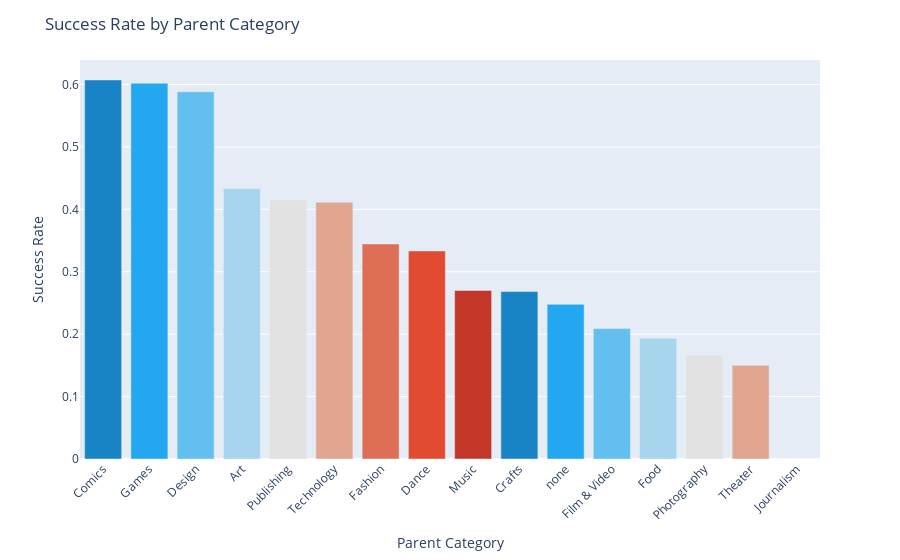

Write notebook code for a chart like this one.
### Code cell
targetCol_success_compare("Parent Category")

### Figure 1 — Plotly figure (JSON) as saved in the notebook; plotly's stock layout.template omitted (floating-point values rounded to 4 significant figures)
{"data": [{"alignmentgroup": "True", "hovertemplate": "Parent Category=%{x}<br>y=%{y}<extra></extra>", "legendgroup": "Comics", "marker": {"color": "#1984c5", "pattern": {"shape": ""}}, "name": "Comics", "offsetgroup": "Comics", "orientation": "v", "showlegend": true, "textposition": "auto", "type": "bar", "x": ["Comics"], "xaxis": "x", "y": [0.6073], "yaxis": "y"}, {"alignmentgroup": "True", "hovertemplate": "Parent Category=%{x}<br>y=%{y}<extra></extra>", "legendgroup": "Games", "marker": {"color": "#22a7f0", "pattern": {"shape": ""}}, "name": "Games", "offsetgroup": "Games", "orientation": "v", "showlegend": true, "textposition": "auto", "type": "bar", "x": ["Games"], "xaxis": "x", "y": [0.602], "yaxis": "y"}, {"alignmentgroup": "True", "hovertemplate": "Parent Category=%{x}<br>y=%{y}<extra></extra>", "legendgroup": "Design", "marker": {"color": "#63bff0", "pattern": {"shape": ""}}, "name": "Design", "offsetgroup": "Design", "orientation": "v", "showlegend": true, "textposition": "auto", "type": "bar", "x": ["Design"], "xaxis": "x", "y": [0.5882], "yaxis": "y"}, {"alignmentgroup": "True", "hovertemplate": "Parent Category=%{x}<br>y=%{y}<extra></extra>", "legendgroup": "Art", "marker": {"color": "#a7d5ed", "pattern": {"shape": ""}}, "name": "Art", "offsetgroup": "Art", "orientation": "v", "showlegend": true, "textposition": "auto", "type": "bar", "x": ["Art"], "xaxis": "x", "y": [0.4332], "yaxis": "y"}, {"alignmentgroup": "True", "hovertemplate": "Parent Category=%{x}<br>y=%{y}<extra></extra>", "legendgroup": "Publishing", "marker": {"color": "#e2e2e2", "pattern": {"shape": ""}}, "name": "Publishing", "offsetgroup": "Publishing", "orientation": "v", "showlegend": true, "textposition": "auto", "type": "bar", "x": ["Publishing"], "xaxis": "x", "y": [0.415], "yaxis": "y"}, {"alignmentgroup": "True", "hovertemplate": "Parent Category=%{x}<br>y=%{y}<extra></extra>", "legendgroup": "Technology", "marker": {"color": "#e1a692", "pattern": {"shape": ""}}, "name": "Technology", "offsetgroup": "Technology", "orientation": "v", "showlegend": true, "textposition": "auto", "type": "bar", "x": ["Technology"], "xaxis": "x", "y": [0.4115], "yaxis": "y"}, {"alignmentgroup": "True", "hovertemplate": "Parent Category=%{x}<br>y=%{y}<extra></extra>", "legendgroup": "Fashion", "marker": {"color": "#de6e56", "pattern": {"shape": ""}}, "name": "Fashion", "offsetgroup": "Fashion", "orientation": "v", "showlegend": true, "textposition": "auto", "type": "bar", "x": ["Fashion"], "xaxis": "x", "y": [0.3445], "yaxis": "y"}, {"alignmentgroup": "True", "hovertemplate": "Parent Category=%{x}<br>y=%{y}<extra></extra>", "legendgroup": "Dance", "marker": {"color": "#e14b31", "pattern": {"shape": ""}}, "name": "Dance", "offsetgroup": "Dance", "orientation": "v", "showlegend": true, "textposition": "auto", "type": "bar", "x": ["Dance"], "xaxis": "x", "y": [0.3333], "yaxis": "y"}, {"alignmentgroup": "True", "hovertemplate": "Parent Category=%{x}<br>y=%{y}<extra></extra>", "legendgroup": "Music", "marker": {"color": "#c23728", "pattern": {"shape": ""}}, "name": "Music", "offsetgroup": "Music", "orientation": "v", "showlegend": true, "textposition": "auto", "type": "bar", "x": ["Music"], "xaxis": "x", "y": [0.2699], "yaxis": "y"}, {"alignmentgroup": "True", "hovertemplate": "Parent Category=%{x}<br>y=%{y}<extra></extra>", "legendgroup": "Crafts", "marker": {"color": "#1984c5", "pattern": {"shape": ""}}, "name": "Crafts", "offsetgroup": "Crafts", "orientation": "v", "showlegend": true, "textposition": "auto", "type": "bar", "x": ["Crafts"], "xaxis": "x", "y": [0.2683], "yaxis": "y"}, {"alignmentgroup": "True", "hovertemplate": "Parent Category=%{x}<br>y=%{y}<extra></extra>", "legendgroup": "none", "marker": {"color": "#22a7f0", "pattern": {"shape": ""}}, "name": "none", "offsetgroup": "none", "orientation": "v", "showlegend": true, "textposition": "auto", "type": "bar", "x": ["none"], "xaxis": "x", "y": [0.2478], "yaxis": "y"}, {"alignmentgroup": "True", "hovertemplate": "Parent Category=%{x}<br>y=%{y}<extra></extra>", "legendgroup": "Film & Video", "marker": {"color": "#63bff0", "pattern": {"shape": ""}}, "name": "Film & Video", "offsetgroup": "Film & Video", "orientation": "v", "showlegend": true, "textposition": "auto", "type": "bar", "x": ["Film & Video"], "xaxis": "x", "y": [0.2089], "yaxis": "y"}, {"alignmentgroup": "True", "hovertemplate": "Parent Category=%{x}<br>y=%{y}<extra></extra>", "legendgroup": "Food", "marker": {"color": "#a7d5ed", "pattern": {"shape": ""}}, "name": "Food", "offsetgroup": "Food", "orientation": "v", "showlegend": true, "textposition": "auto", "type": "bar", "x": ["Food"], "xaxis": "x", "y": [0.1935], "yaxis": "y"}, {"alignmentgroup": "True", "hovertemplate": "Parent Category=%{x}<br>y=%{y}<extra></extra>", "legendgroup": "Photography", "marker": {"color": "#e2e2e2", "pattern": {"shape": ""}}, "name": "Photography", "offsetgroup": "Photography", "orientation": "v", "showlegend": true, "textposition": "auto", "type": "bar", "x": ["Photography"], "xaxis": "x", "y": [0.1667], "yaxis": "y"}, {"alignmentgroup": "True", "hovertemplate": "Parent Category=%{x}<br>y=%{y}<extra></extra>", "legendgroup": "Theater", "marker": {"color": "#e1a692", "pattern": {"shape": ""}}, "name": "Theater", "offsetgroup": "Theater", "orientation": "v", "showlegend": true, "textposition": "auto", "type": "bar", "x": ["Theater"], "xaxis": "x", "y": [0.15], "yaxis": "y"}, {"alignmentgroup": "True", "hovertemplate": "Parent Category=%{x}<br>y=%{y}<extra></extra>", "legendgroup": "Journalism", "marker": {"color": "#de6e56", "pattern": {"shape": ""}}, "name": "Journalism", "offsetgroup": "Journalism", "orientation": "v", "showlegend": true, "textposition": "auto", "type": "bar", "x": ["Journalism"], "xaxis": "x", "y": [0], "yaxis": "y"}], "layout": {"barmode": "relative", "legend": {"title": {"text": "Parent Category"}, "tracegroupgap": 0}, "margin": {"t": 60}, "showlegend": false, "title": {"text": "Success Rate by Parent Category"}, "xaxis": {"anchor": "y", "categoryarray": ["Comics", "Games", "Design", "Art", "Publishing", "Technology", "Fashion", "Dance", "Music", "Crafts", "none", "Film & Video", "Food", "Photography", "Theater", "Journalism"], "categoryorder": "array", "domain": [0, 1], "tickangle": -45, "title": {"text": "Parent Category"}}, "yaxis": {"anchor": "x", "domain": [0, 1], "title": {"text": "Success Rate"}}}}
